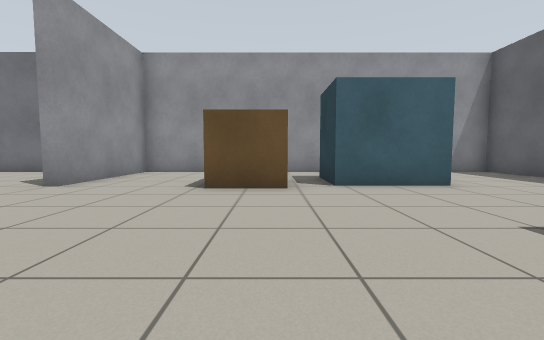
view 1 (above)

12 first-person views from a walk through a robot-simulator world made for Gazebo. The camera is 0.72 m above the floor, tilts 4° down and sees 90° across. The floor is counted in squares, 1 m on a side. Each view is taken from the middle of a square. On the plan, view 1 faces up. The plan holds only what a view shows up to about 9 squares ahead; the rest is blank.

view 2
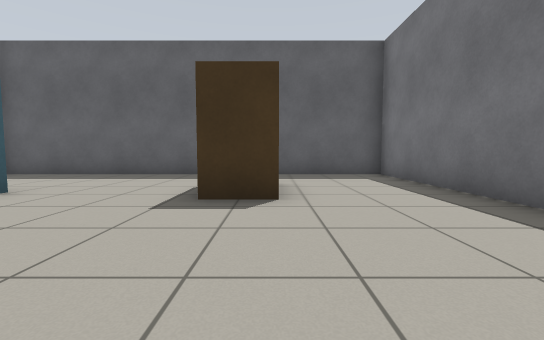

view 3
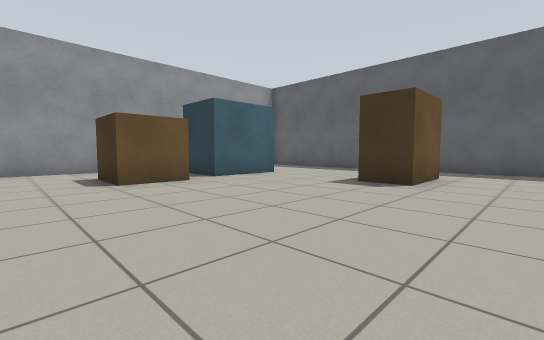

view 4
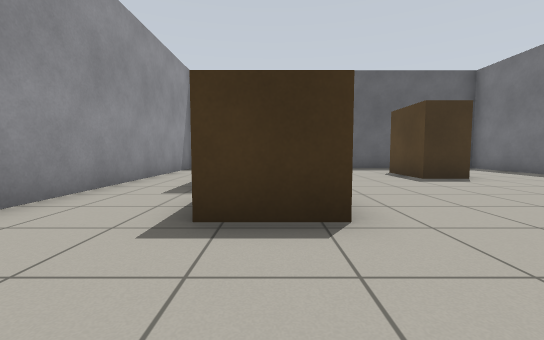

view 5
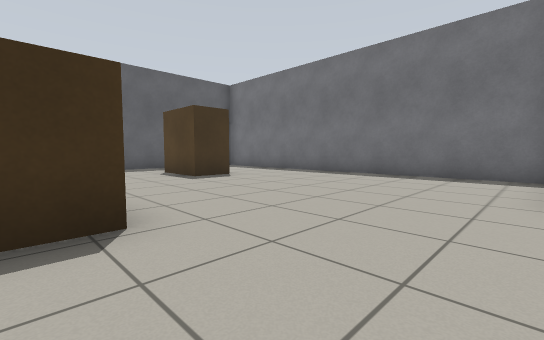

view 6
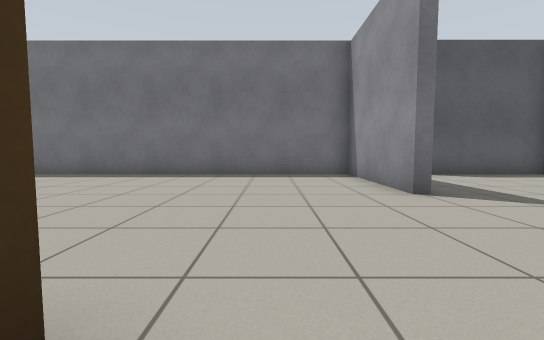

view 7
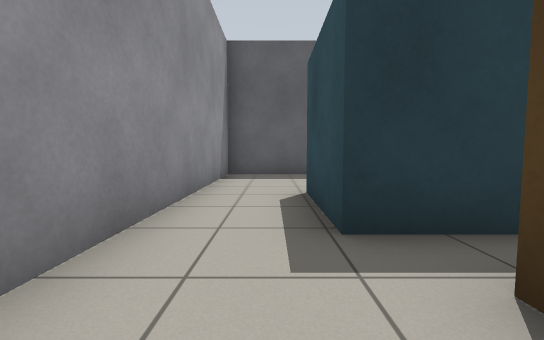

view 8
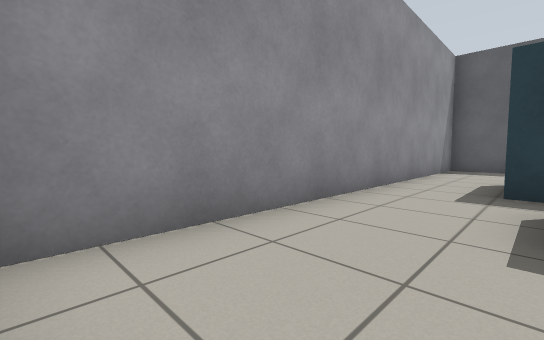

view 9
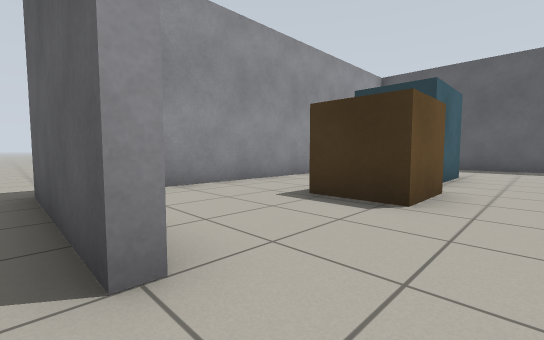

view 10
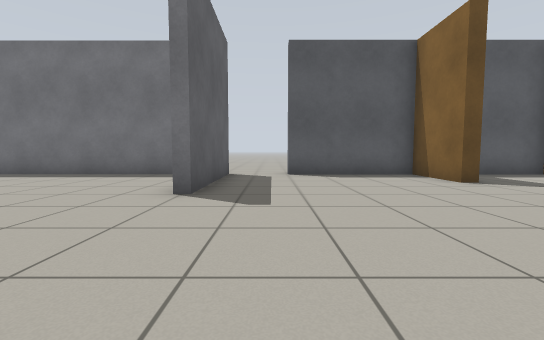

view 11
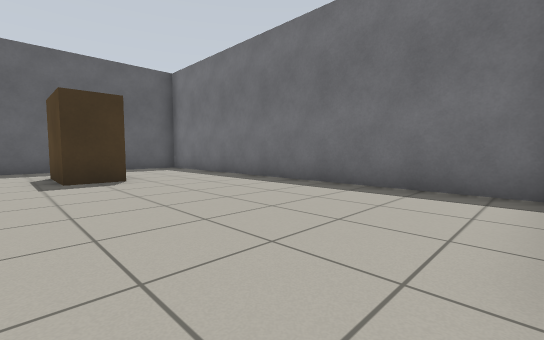

view 12
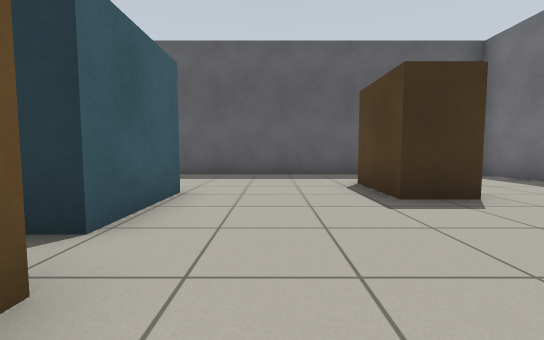

### Floor plan
Points are (right, up) in squares from view 1. A wall is a line through its corners. A room is listed if a view was taken in it or the views show most of it. See-through windows are left out.
Room 1 (views 1, 2, 3, 4, 5, 6, 7, 8, 12)
walls: (-4.3, 0.5) (-4.3, -2.4) (7.4, -2.4) (7.4, 9.3) (-4.3, 9.3) (-4.3, 5.5)
ways out: opening at (-4.2, 3) to room 2
objects: crate (-1, 5) to (0, 7); cyan box (2, 6) to (3, 7); crate (3, 1) to (5, 2)
Room 2 (views 9, 10, 11)
walls: (-13.5, -2.4) (-12.2, -2.4); (-9.5, -2.4) (-6.5, -2.4); (-4.3, 5.5) (-4.6, 5.5) (-4.6, 9.5); (-4.6, -2.5) (-4.6, 1.5) (-4.3, 1.5) (-4.3, 0.5)
ways out: opening at (-4.2, 3) to room 1; opening at (-6, -2)
objects: gate (-11, -2) to (-10, 0)

Positions as (right, up) in squares from view 1, and headings:
1: (0, 0), facing up
2: (-1, 1), facing right
3: (-3, -1), facing up-right
4: (-4, 6), facing right
5: (-4, 6), facing down-right
6: (-2, 6), facing down
7: (-1, 8), facing right
8: (-4, 7), facing up-right
9: (-5, 4), facing up-right
10: (-6, 6), facing down
11: (-4, 3), facing down-right
12: (-1, 4), facing right
